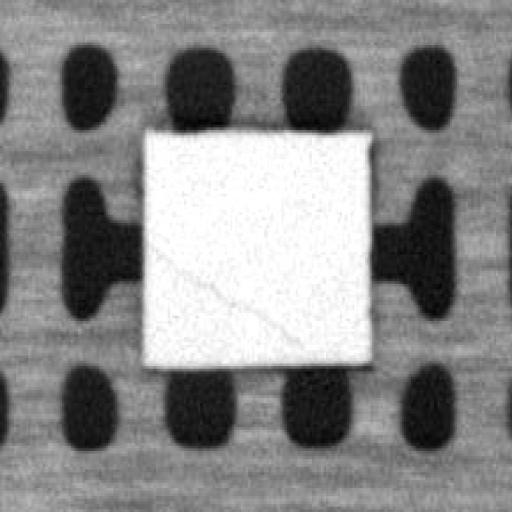
#> input picture ChipDetection_single_class/DIE_CRACK/train/images/Crack_1_20_latest_6625517_jpg.rf.61422ae5a5482d691da3e4e789e95ff5.jpg, 512 x 512 px
$ python create_crack_python_enhanced_dataset.py
#> lines starting #> are read from the running program, lines starting #| are printed output that depends on the picture
from __future__ import annotations

import shutil
from pathlib import Path

import cv2


ROOT = Path(__file__).resolve().parents[2]
SOURCE_ROOT = ROOT / "single_class_raw" / "DIE_CRACK"
OUTPUT_ROOT = ROOT / "crack_enhanced_python_v1" / "DIE_CRACK"
SPLITS = ("train", "valid", "test")
IMAGE_EXTENSIONS = {".jpg", ".jpeg", ".png", ".bmp", ".webp"}


def enhance_crack_image(image_path: Path):
    image = cv2.imread(str(image_path), cv2.IMREAD_COLOR)
#> image is the input picture: shape (512, 512, 3); min 0, max 255, mean 135.7
    if image is None:
        raise ValueError(f"Could not read image: {image_path}")

    gray = cv2.cvtColor(image, cv2.COLOR_BGR2GRAY)
    denoised = cv2.medianBlur(gray, 3)
    clahe = cv2.createCLAHE(clipLimit=0.6, tileGridSize=(8, 8))
    contrast = clahe.apply(denoised)
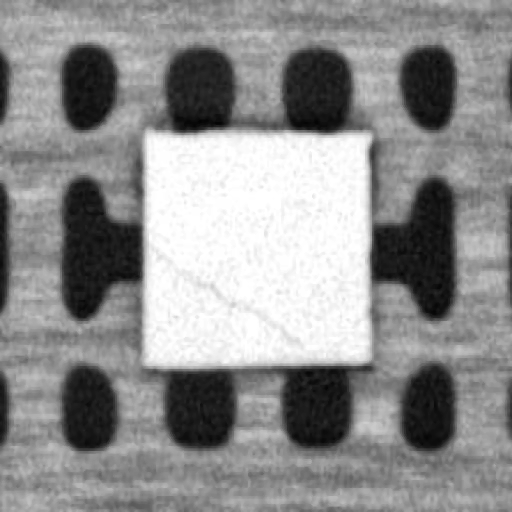
#> contrast: shape (512, 512); min 3, max 255, mean 141.8
    return contrast


def write_data_yaml() -> None:
    data_yaml = OUTPUT_ROOT / "data.yaml"
    data_yaml.write_text(
        "\n".join(
            [
                f"path: {OUTPUT_ROOT.as_posix()}",
                "train: train/images",
                "val: valid/images",
                "test: test/images",
                "nc: 1",
                "names:",
                "  - DIE_CRACK",
                "",
            ]
        ),
        encoding="utf-8",
    )


def main() -> None:
    if not SOURCE_ROOT.exists():
        raise FileNotFoundError(f"Source dataset not found: {SOURCE_ROOT}")

    for split in SPLITS:
        src_images = SOURCE_ROOT / split / "images"
        src_labels = SOURCE_ROOT / split / "labels"
        out_images = OUTPUT_ROOT / split / "images"
        out_labels = OUTPUT_ROOT / split / "labels"

        out_images.mkdir(parents=True, exist_ok=True)
        out_labels.mkdir(parents=True, exist_ok=True)

        image_paths = sorted(
            path for path in src_images.iterdir() if path.suffix.lower() in IMAGE_EXTENSIONS
        )
        print(f"Enhancing {split}: {len(image_paths)} images")

        for image_path in image_paths:
            enhanced = enhance_crack_image(image_path)
            out_image_path = out_images / image_path.name
            cv2.imwrite(str(out_image_path), enhanced)

            label_path = src_labels / f"{image_path.stem}.txt"
            if label_path.exists():
                shutil.copy2(label_path, out_labels / label_path.name)

    write_data_yaml()
    print(f"\nDone. Enhanced dataset saved to: {OUTPUT_ROOT}")
    print(f"YOLO data file: {OUTPUT_ROOT / 'data.yaml'}")


if __name__ == "__main__":
    main()
